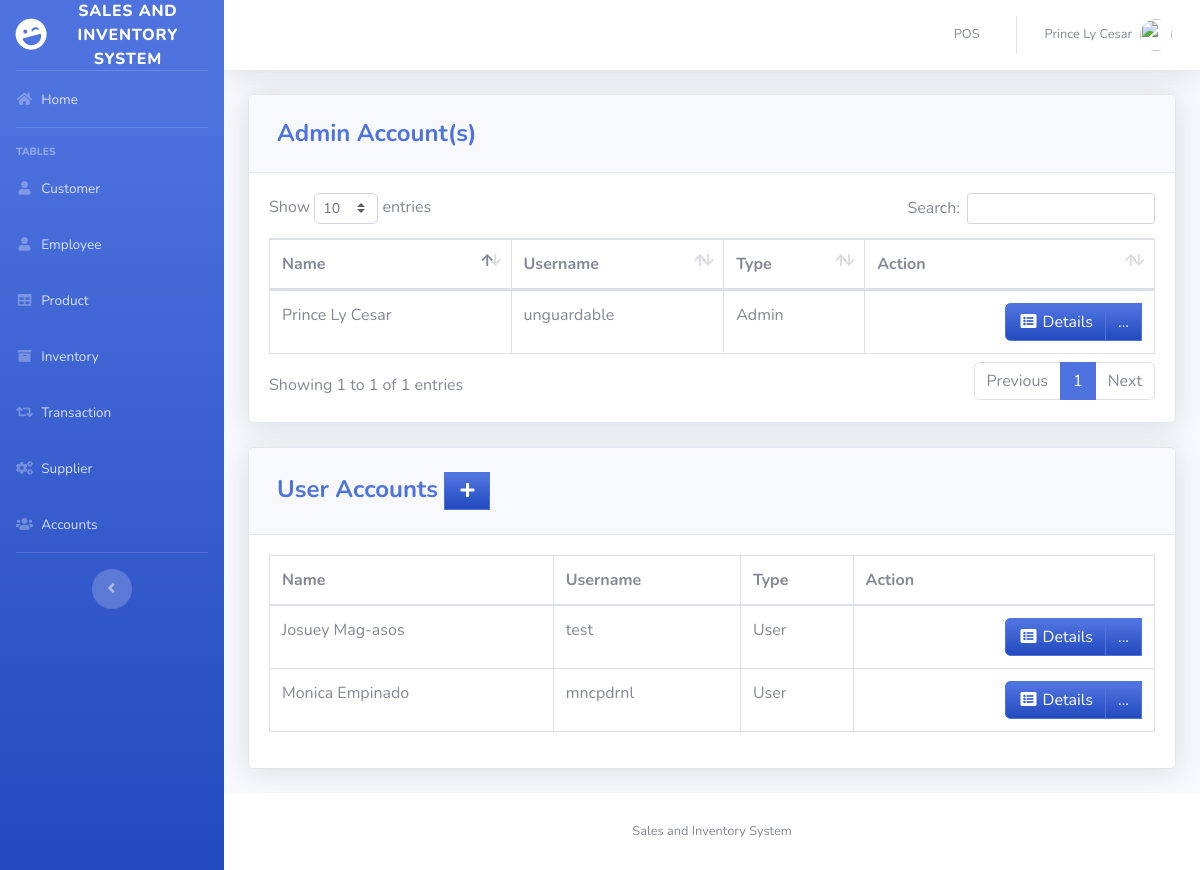
/pages/user.php (signed in), run on an earlier commit of the app's database.
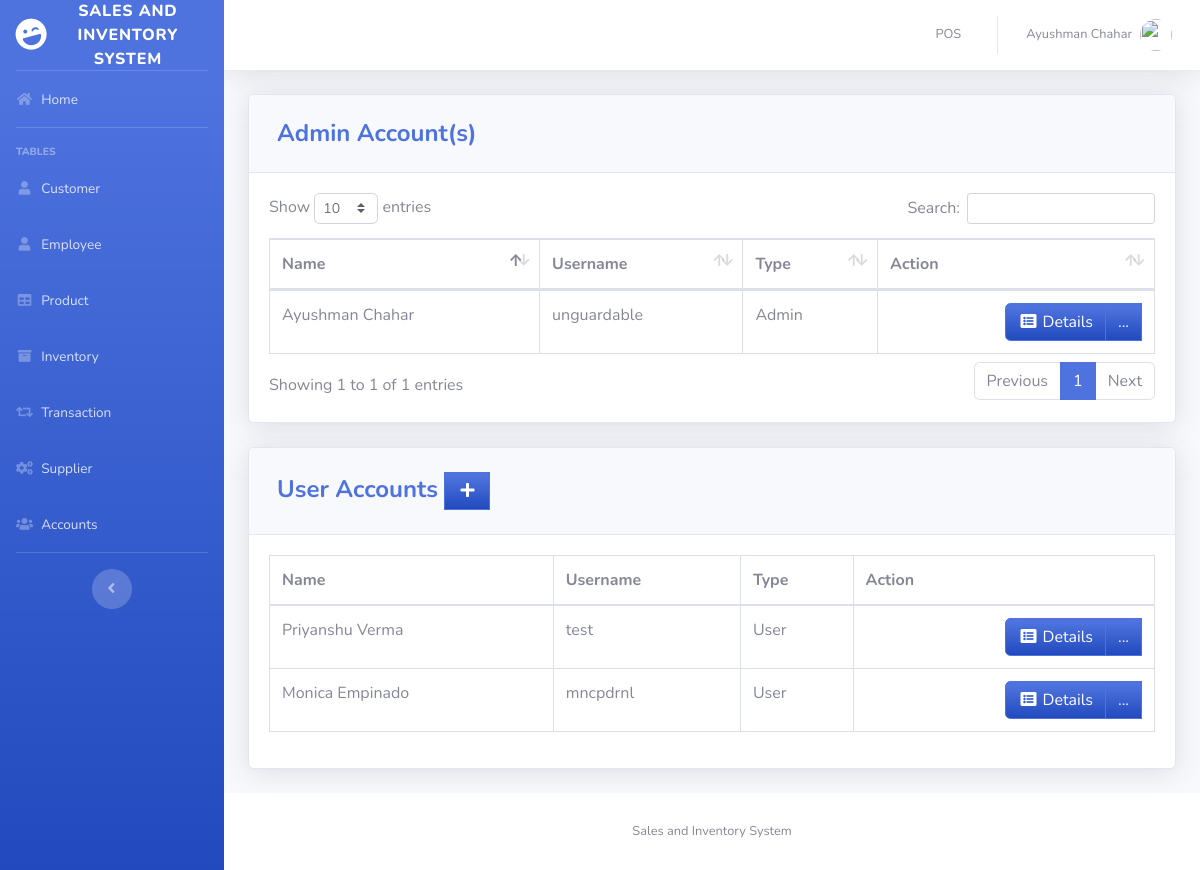
And on a later commit of the database.
### tables this page shows
CREATE TABLE `users` (
  `ID` int(11) NOT NULL,
  `EMPLOYEE_ID` int(11) DEFAULT NULL,
  `USERNAME` varchar(50) DEFAULT NULL,
  `PASSWORD` varchar(50) DEFAULT NULL,
  `TYPE_ID` int(11) DEFAULT NULL
);

CREATE TABLE `employee` (
  `EMPLOYEE_ID` int(11) NOT NULL,
  `FIRST_NAME` varchar(50) DEFAULT NULL,
  `LAST_NAME` varchar(50) DEFAULT NULL,
  `GENDER` varchar(50) DEFAULT NULL,
  `EMAIL` varchar(100) DEFAULT NULL,
  `PHONE_NUMBER` varchar(11) DEFAULT NULL,
  `JOB_ID` int(11) DEFAULT NULL,
  `HIRED_DATE` varchar(50) NOT NULL,
  `LOCATION_ID` int(11) DEFAULT NULL
);

CREATE TABLE `type` (
  `TYPE_ID` int(11) NOT NULL,
  `TYPE` varchar(50) DEFAULT NULL
);

### pages/user.php (the view, shortened to what the changed rows need)
<?php
include'../includes/connection.php';
include'../includes/sidebar.php';
?>
         <div class="card shadow mb-4">
            <div class="card-body">
            <div class="table-responsive">
           <table class="table table-bordered" id="dataTable" width="100%" cellspacing="0">
               <thead>
                   <tr>
                       <th>Name</th>
                       <th>Username</th>
                       <th>Type</th>
                       <th>Action</th>
                   </tr>
               </thead>
          <tbody>
<?php
    $query = 'SELECT ID, FIRST_NAME,LAST_NAME,USERNAME, t.TYPE
              FROM users u
              JOIN employee e ON e.EMPLOYEE_ID=u.EMPLOYEE_ID
              JOIN type t ON t.TYPE_ID=u.TYPE_ID
              WHERE u.TYPE_ID=1';
        $result = mysqli_query($db, $query) or die (mysqli_error($db));
            while ($row = mysqli_fetch_assoc($result)) {
                echo '<tr>';
                echo '<td>'. $row['FIRST_NAME'].' '. $row['LAST_NAME'].'</td>';
                echo '<td>'. $row['USERNAME'].'</td>';
                echo '<td>'. $row['TYPE'].'</td>';
                      echo '<td align="right"> <div class="btn-group">
                              <a type="button" class="btn btn-primary bg-gradient-primary" href="us_searchfrm.php?action=edit & id='.$row['ID'] . '"><i class="fas fa-fw fa-list-alt"></i> Details</a>
                            <div class="btn-group">
                              <a type="button" class="btn btn-primary bg-gradient-primary dropdown no-arrow" data-toggle="dropdown" style="color:white;">
                              ... <span class="caret"></span></a>
                            <ul class="dropdown-menu text-center" role="menu">
                                <li>
                                  <a type="button" class="btn btn-warning bg-gradient-warning btn-block" style="border-radius: 0px;" href="us_edit.php?action=edit & id='.$row['ID']. '">
                                    <i class="fas fa-fw fa-edit"></i> Edit
                                  </a>
                                </li>
                                </li>
                            </ul>
                            </div>
                          </div></td>';
                echo '</tr> ';
                        }
?>
                                </tbody>
                            </table>
                        </div>
                    </div>
                  </div>
         <div class="card shadow mb-4">
            <div class="card-body">
            <div class="table-responsive">
           <table class="table table-bordered" id="dataTable" width="100%" cellspacing="0">
               <thead>
                   <tr>
                       <th>Name</th>
                       <th>Username</th>
                       <th>Type</th>
                       <th>Action</th>
                   </tr>
               </thead>
          <tbody>
<?php
    $query = 'SELECT ID, FIRST_NAME,LAST_NAME,USERNAME, t.TYPE
              FROM users u
              JOIN employee e ON e.EMPLOYEE_ID=u.EMPLOYEE_ID
              JOIN type t ON t.TYPE_ID=u.TYPE_ID
              WHERE u.TYPE_ID=2';
        $result = mysqli_query($db, $query) or die (mysqli_error($db));
            while ($row = mysqli_fetch_assoc($result)) {
                echo '<tr>';
                echo '<td>'. $row['FIRST_NAME'].' '. $row['LAST_NAME'].'</td>';
                echo '<td>'. $row['USERNAME'].'</td>';
                echo '<td>'. $row['TYPE'].'</td>';
                      echo '<td align="right"> <div class="btn-group">
                              <a type="button" class="btn btn-primary bg-gradient-primary" href="us_searchfrm.php?action=edit & id='.$row['ID'] . '"><i class="fas fa-fw fa-list-alt"></i> Details</a>
                            <div class="btn-group">
                              <a type="button" class="btn btn-primary bg-gradient-primary dropdown no-arrow" data-toggle="dropdown" style="color:white;">
                              ... <span class="caret"></span></a>
                            <ul class="dropdown-menu text-center" role="menu">
                                <li>
                                  <a type="button" class="btn btn-warning bg-gradient-warning btn-block" style="border-radius: 0px;" href="us_edit.php?action=edit & id='.$row['ID']. '">
                                    <i class="fas fa-fw fa-edit"></i> Edit
                                  </a>
                                </li>
                            </ul>
                            </div>
                          </div></td>';
                echo '</tr> ';
                        }
?>
                                </tbody>
                            </table>
                        </div>
                    </div>
                  </div>
<?php
include'../includes/footer.php';
?>

### includes/topbar.php (shortened to what the changed rows need)
<div id="content-wrapper" class="d-flex flex-column">
  <div id="content">
    <nav class="navbar navbar-expand navbar-light bg-white topbar mb-4 static-top shadow">
      <ul class="navbar-nav ml-auto">
        <li class="nav-item dropdown no-arrow">
          <a class="nav-link dropdown-toggle" href="#" id="userDropdown" role="button" data-toggle="dropdown" aria-haspopup="true" aria-expanded="false">
            <span class="mr-2 d-none d-lg-inline text-gray-600 small"><?php echo  $_SESSION['FIRST_NAME']. ' '.$_SESSION['LAST_NAME'] ;?></span>
            <img class="img-profile rounded-circle"
            <?php
              if($_SESSION['GENDER']=='Male'){
                echo 'src="https://encrypted-tbn0.gstatic.com/images?q=tbn:ANd9GcTS0rikanm-OEchWDtCAWQ_s1hQq1nOlQUeJr242AdtgqcdEgm0Dg"';
              }else{
                echo 'src="https://encrypted-tbn0.gstatic.com/images?q=tbn:ANd9GcSNngF0RFPjyGl4ybo78-XYxxeap88Nvsyj1_txm6L4eheH8ZBu"';
              }
            ?>>
          </a>
        </li>
      </ul>
    </nav>
    <div class="container-fluid">

What changed in the data, as far as the page shows it:
changed through a linked row, users "unguardable": EMPLOYEE_ID.FIRST_NAME "Prince Ly" → "Ayushman"; EMPLOYEE_ID.LAST_NAME "Cesar" → "Chahar"
changed through a linked row, users "test": EMPLOYEE_ID.FIRST_NAME "Josuey" → "Priyanshu"; EMPLOYEE_ID.LAST_NAME "Mag-asos" → "Verma"
Also different on the page:
$_SESSION['FIRST_NAME']: "Prince Ly" → "Ayushman"
$_SESSION['LAST_NAME']: "Cesar" → "Chahar"
